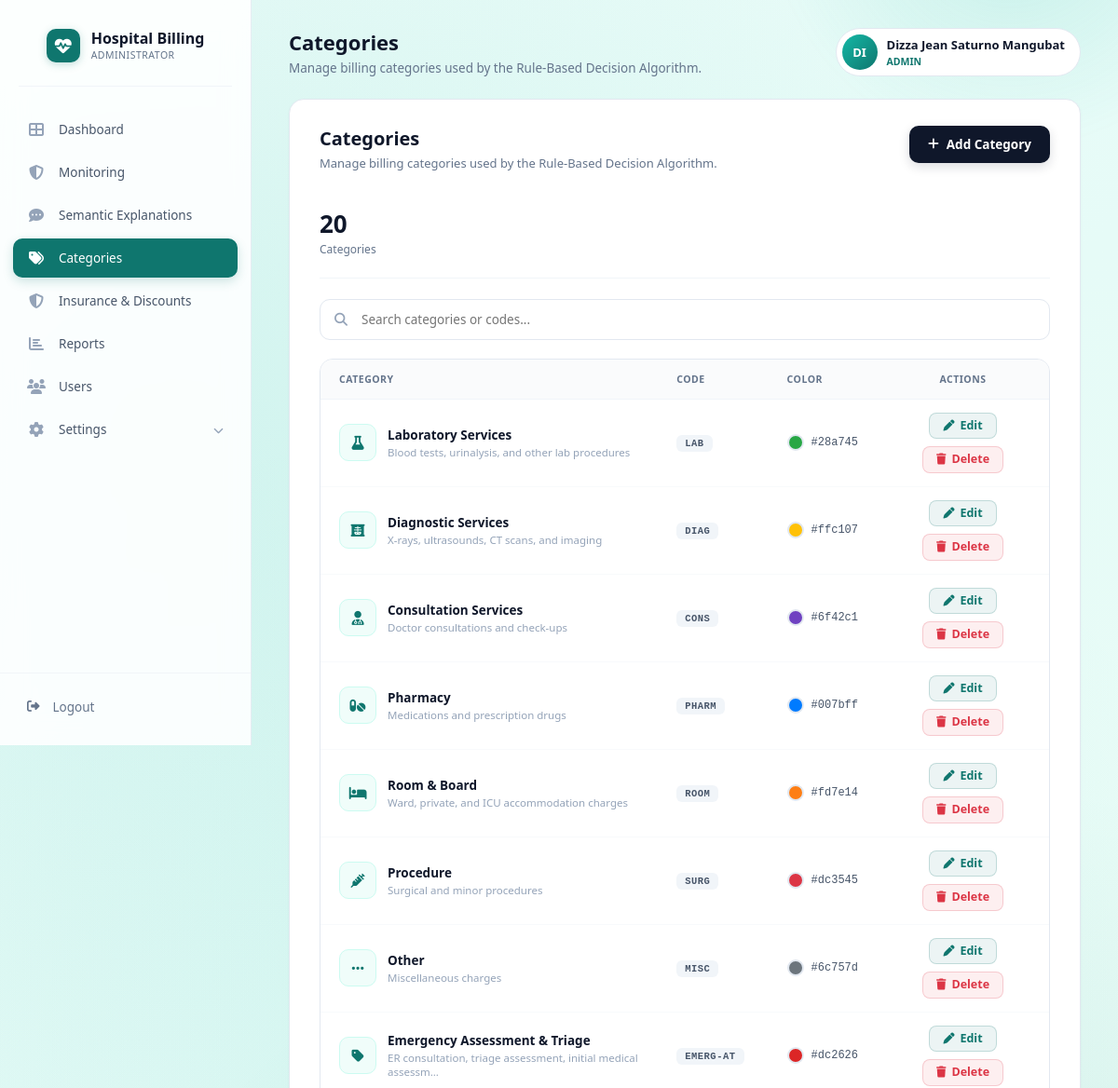
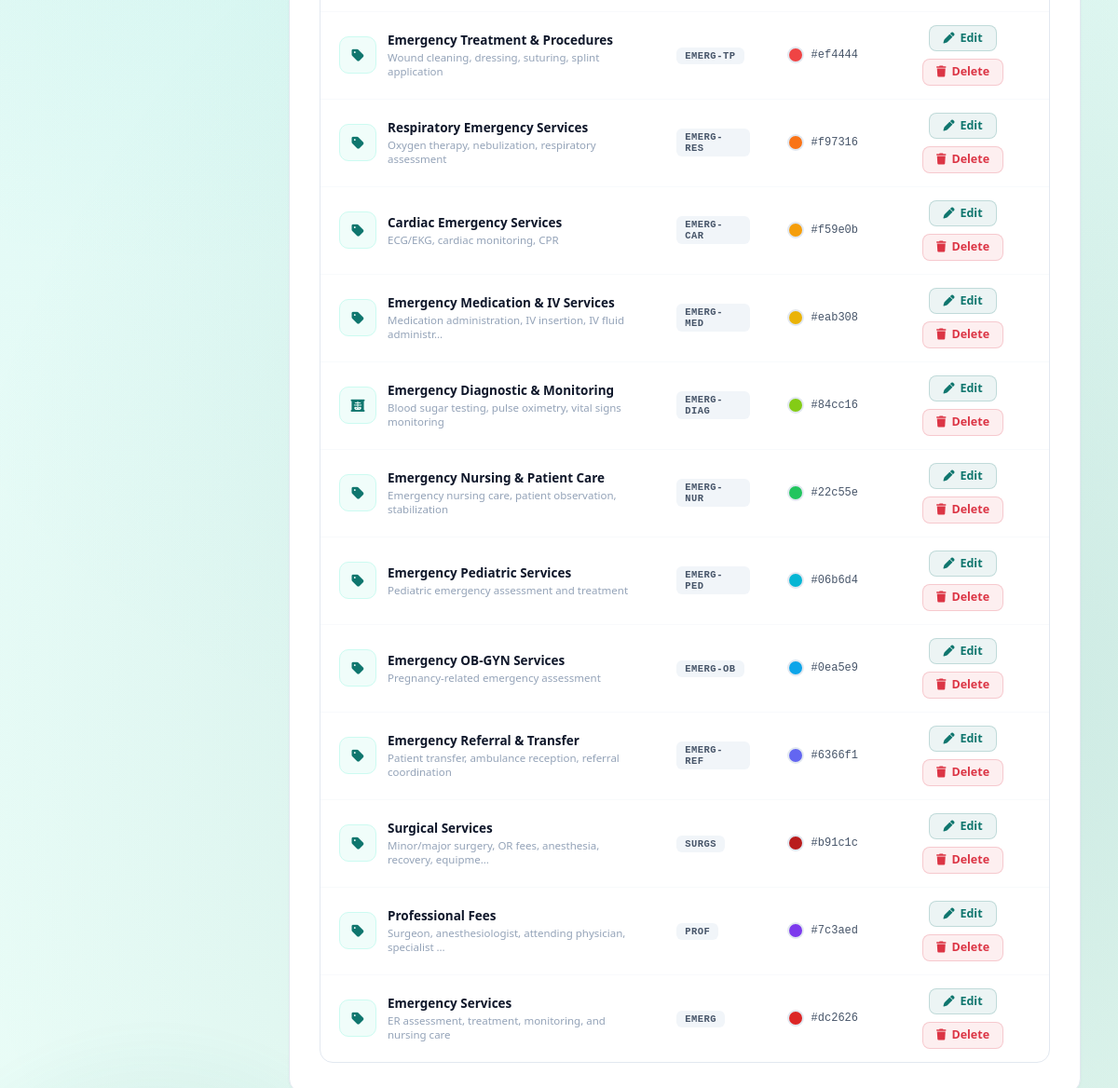
The app's page /categories.php (signed in) with its own data (2 pictures, top to bottom).
### tables this page shows
CREATE TABLE `users` (
  `id` int(11) NOT NULL,
  `first_name` varchar(100) DEFAULT NULL,
  `middle_name` varchar(100) DEFAULT NULL,
  `last_name` varchar(100) DEFAULT NULL,
  `full_name` varchar(255) NOT NULL,
  `username` varchar(100) NOT NULL,
  `password` varchar(255) NOT NULL,
  `email` varchar(150) DEFAULT NULL,
  `contact_number` varchar(11) DEFAULT NULL,
  `position` varchar(150) DEFAULT NULL,
  `role` enum('Admin','Billing','Front Desk Receptionist') NOT NULL DEFAULT 'Admin',
  `status` enum('Active','Inactive') NOT NULL DEFAULT 'Active',
  `profile_picture` varchar(255) DEFAULT NULL,
  `created_at` datetime NOT NULL DEFAULT current_timestamp(),
  `updated_at` datetime NOT NULL DEFAULT current_timestamp() ON UPDATE current_timestamp(),
  `is_archived` tinyint(1) DEFAULT 0,
  `reset_token` varchar(255) DEFAULT NULL,
  `reset_expires` datetime DEFAULT NULL,
  `reset_code` varchar(6) DEFAULT NULL,
  `recovery_code` varchar(50) DEFAULT NULL
);

CREATE TABLE `billing_categories` (
  `id` int(11) NOT NULL,
  `category_name` varchar(100) NOT NULL,
  `category_code` varchar(20) NOT NULL,
  `description` varchar(255) DEFAULT NULL,
  `color` varchar(20) DEFAULT '#0f766e',
  `created_at` datetime NOT NULL DEFAULT current_timestamp()
);

### categories.php (the view, shortened to what this page needs)
<?php
require_once 'config.php';
$user_id=$_SESSION['user_id']??0;$user_name=$_SESSION['username']??'Admin';$full_name=$user_name;$user_role='Admin';$profile_picture_url='';
try{$s=$pdo->prepare("SELECT full_name,role,profile_picture FROM users WHERE id=?");$s->execute([$user_id]);$u=$s->fetch(PDO::FETCH_ASSOC);if($u){$full_name=$u['full_name']??$user_name;$user_role=$u['role']??'Admin';if(!empty($u['profile_picture'])&&file_exists(__DIR__.'/uploads/profiles/'.$u['profile_picture']))$profile_picture_url='uploads/profiles/'.$u['profile_picture'];}}catch(PDOException $e){}
try{$categories=$pdo->query("SELECT * FROM billing_categories ORDER BY id ASC")->fetchAll(PDO::FETCH_ASSOC);}catch(PDOException $e){$categories=[];}
$total_categories = count($categories);
if (!function_exists('cat_icon')) {
    function cat_icon($code_or_name) {
        $k = strtoupper(trim($code_or_name));
        $map = ['LAB'=>'fa-flask','DIAG'=>'fa-x-ray','PHARM'=>'fa-pills','CONS'=>'fa-user-doctor','ROOM'=>'fa-bed','SURG'=>'fa-syringe','MISC'=>'fa-ellipsis'];
        if (isset($map[$k])) return $map[$k];
        $n = strtolower($code_or_name);
        if (strpos($n,'diag')!==false || strpos($n,'imag')!==false) return 'fa-x-ray';
        return 'fa-tag';
    }
}
?>
<!DOCTYPE html>
<html lang="en">
<head>
<link rel="stylesheet" href="https://cdnjs.cloudflare.com/ajax/libs/font-awesome/6.4.0/css/all.min.css">
</head>
<body>
<aside class="sidebar" id="sidebar">
    <div class="sidebar-brand">
        <div class="brand-text">
            <span class="brand-icon-box"><i class="fas fa-heart-pulse"></i></span>
            <div class="brand-text-inner">
                <div class="brand-name">Hospital Billing</div>
                <div class="brand-sub">ADMINISTRATOR</div>
            </div>
        </div>
    </div>
    <div class="sidebar-divider"></div>
    <ul class="sidebar-menu">
        <li><a href="dashboard.php"><i class="fas fa-th-large"></i> <span>Dashboard</span></a></li>
        <li><a href="administrator_monitoring.php"><i class="fas fa-shield-halved"></i> <span>Monitoring</span></a></li>
        <li><a href="explanations.php"><i class="fas fa-comment-dots"></i> <span>Semantic Explanations</span></a></li>
        <li><a href="categories.php" class="active"><i class="fas fa-tags"></i> <span>Categories</span></a></li>
        <li><a href="insurance_discounts.php"><i class="fas fa-shield-alt"></i> <span>Insurance &amp; Discounts</span></a></li>
        <li><a href="reports.php"><i class="fas fa-chart-bar"></i> <span>Reports</span></a></li>
        <li><a href="users.php"><i class="fas fa-users"></i> <span>Users</span></a></li>
        <li class="has-submenu" id="settingsMenuItem">
            <a href="javascript:void(0)" onclick="toggleSettingsSubmenu(event)"><i class="fas fa-cog"></i><span>Settings</span><i class="fas fa-chevron-down submenu-arrow"></i></a>
        </li>
    </ul>
    <div class="sidebar-footer"><a href="logout.php"><i class="fas fa-sign-out-alt"></i> <span>Logout</span></a></div>
</aside>
<main class="main-content">
<div class="top-bar">
    <div>
        <h1>Categories</h1>
        <p>Manage billing categories used by the Rule-Based Decision Algorithm.</p>
    </div>
    <div class="user-chip">
        <?php if (!empty($profile_picture_url)): ?>
            <img src="<?= htmlspecialchars($profile_picture_url) ?>?v=<?= time() ?>" alt="" class="avatar-img">
        <?php else: ?>
            <div class="avatar"><?= strtoupper(substr($full_name, 0, 2)) ?></div>
        <?php endif; ?>
        <div class="info">
            <div class="name"><?= htmlspecialchars($full_name) ?></div>
            <div class="role"><?= htmlspecialchars($user_role) ?></div>
        </div>
    </div>
</div>
<div class="page-card">
    <div class="page-head">
        <div>
            <h2>Categories</h2>
            <p>Manage billing categories used by the Rule-Based Decision Algorithm.</p>
        </div>
        <button class="btn-dark" onclick="openAddModal()"><i class="fas fa-plus"></i> Add Category</button>
    </div>
    <div class="stats-row">
        <div class="stat-item">
            <div class="stat-num"><?= $total_categories ?></div>
            <div class="stat-lbl">Categories</div>
        </div>
    </div>
    <div class="filter-row">
        <div class="search-wrap">
            <i class="fas fa-search"></i>
            <input type="text" id="catSearch" placeholder="Search categories or codes..." oninput="filterCats(this.value)">
        </div>
    </div>
    <div class="table-card">
        <div class="table-wrapper">
            <table id="catTable">
                <thead>
                    <tr>
                        <th>Category</th>
                        <th>Code</th>
                        <th>Color</th>
                        <th style="text-align:center;">Actions</th>
                    </tr>
                </thead>
                <tbody>
                <?php if (empty($categories)): ?>
                    <tr><td colspan="4" class="text-muted">No categories found. Add your first category!</td></tr>
                <?php else: foreach ($categories as $cat):
                    $icon = cat_icon($cat['category_code'] ?: $cat['category_name']);
                    $search_key = strtolower(($cat['category_name'] ?? '') . ' ' . ($cat['category_code'] ?? ''));
                ?>
                    <tr data-search="<?= htmlspecialchars($search_key) ?>">
                        <td>
                            <div class="cat-cell">
                                <div class="cat-cell-icon"><i class="fas <?= $icon ?>"></i></div>
                                <div>
                                    <div class="cat-cell-name"><?= htmlspecialchars($cat['category_name']) ?></div>
                                    <?php if (!empty($cat['description'])): ?>
                                        <div class="cat-cell-desc"><?= htmlspecialchars(mb_strimwidth($cat['description'], 0, 60, '…')) ?></div>
                                    <?php endif; ?>
                                </div>
                            </div>
                        </td>
                        <td><span class="code-badge"><?= htmlspecialchars($cat['category_code']) ?></span></td>
                        <td>
                            <div class="color-display">
                                <span class="color-dot" style="background:<?= htmlspecialchars($cat['color'] ?? '#0f766e') ?>;"></span>
                                <span><?= htmlspecialchars($cat['color'] ?? '#0f766e') ?></span>
                            </div>
                        </td>
                        <td>
                            <div class="action-icons">
                                <a href="?edit=<?= $cat['id'] ?>" class="icon-btn edit-icon"><i class="fas fa-pen"></i> Edit</a>
                                <a href="#" onclick="confirmDelete(event, <?= $cat['id'] ?>)" class="icon-btn delete-icon"><i class="fas fa-trash"></i> Delete</a>
                            </div>
                        </td>
                    </tr>
                <?php endforeach; endif; ?>
                </tbody>
            </table>
        </div>
    </div>
</div>
</main>
</body>
</html>

### records on screen
users: full_name "DI", full_name "Dizza Jean Saturno Mangubat", role "ADMIN"
billing_categories: category_name "Laboratory Services", description "Blood tests, urinalysis, and other lab procedures", category_code "LAB", color "#28a745"
billing_categories: category_name "Diagnostic Services", description "X-rays, ultrasounds, CT scans, and imaging", category_code "DIAG", color "#ffc107"
billing_categories: category_name "Consultation Services", description "Doctor consultations and check-ups", category_code "CONS", color "#6f42c1"
billing_categories: category_name "Pharmacy", description "Medications and prescription drugs", category_code "PHARM", color "#007bff"
billing_categories: category_name "Room & Board", description "Ward, private, and ICU accommodation charges", category_code "ROOM", color "#fd7e14"
billing_categories: category_name "Procedure", description "Surgical and minor procedures", category_code "SURG", color "#dc3545"
billing_categories: category_name "Other", description "Miscellaneous charges", category_code "MISC", color "#6c757d"
billing_categories: category_name "Emergency Assessment & Triage", description "ER consultation, triage assessment, initial medical assessm…", category_code "EMERG-AT", color "#dc2626"
billing_categories: category_name "Emergency Treatment & Procedures", description "Wound cleaning, dressing, suturing, splint application", category_code "EMERG-TP", color "#ef4444"
billing_categories: category_name "Respiratory Emergency Services", description "Oxygen therapy, nebulization, respiratory assessment", category_code "EMERG-RES", color "#f97316"
billing_categories: category_name "Cardiac Emergency Services", description "ECG/EKG, cardiac monitoring, CPR", category_code "EMERG-CAR", color "#f59e0b"
billing_categories: category_name "Emergency Medication & IV Services", description "Medication administration, IV insertion, IV fluid administr…", category_code "EMERG-MED", color "#eab308"
billing_categories: category_name "Emergency Diagnostic & Monitoring", description "Blood sugar testing, pulse oximetry, vital signs monitoring", category_code "EMERG-DIAG", color "#84cc16"
billing_categories: category_name "Emergency Nursing & Patient Care", description "Emergency nursing care, patient observation, stabilization", category_code "EMERG-NUR", color "#22c55e"
billing_categories: category_name "Emergency Pediatric Services", description "Pediatric emergency assessment and treatment", category_code "EMERG-PED", color "#06b6d4"
billing_categories: category_name "Emergency OB-GYN Services", description "Pregnancy-related emergency assessment", category_code "EMERG-OB", color "#0ea5e9"
billing_categories: category_name "Emergency Referral & Transfer", description "Patient transfer, ambulance reception, referral coordination", category_code "EMERG-REF", color "#6366f1"
billing_categories: category_name "Surgical Services", description "Minor/major surgery, OR fees, anesthesia, recovery, equipme…", category_code "SURGS", color "#b91c1c"
billing_categories: category_name "Professional Fees", description "Surgeon, anesthesiologist, attending physician, specialist …", category_code "PROF", color "#7c3aed"
billing_categories: category_name "Emergency Services", description "ER assessment, treatment, monitoring, and nursing care", category_code "EMERG", color "#dc2626"

### other values on screen
$total_categories "20"
